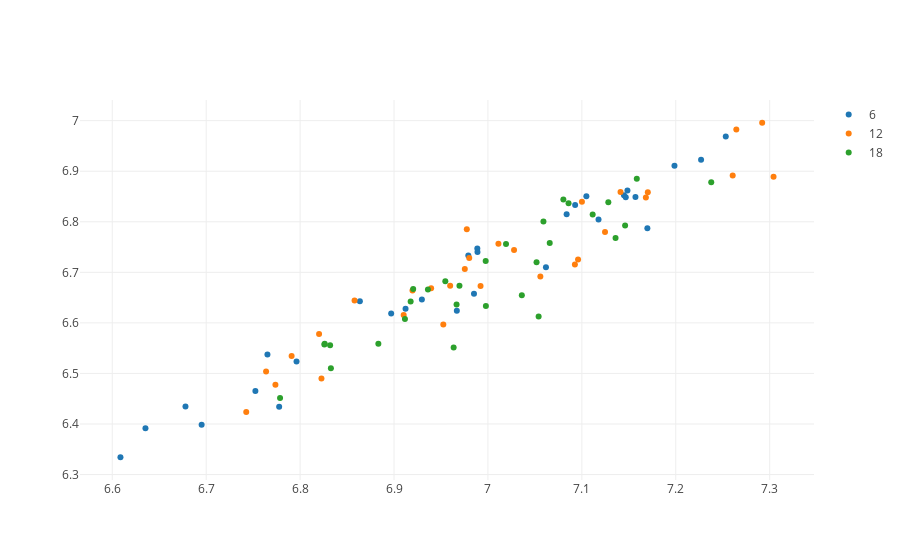

The cell this chart's notebook holds for it:
### Code cell
trace = []
for v in ['6', '12', '18', '24']:

    trace.append(go.Scatter(
        x = b[b['lag']==v]['test'],
        y = b[b['lag']==v]['val'],
        text='F-'+b[b['lag']==v]['full'].astype(str) + 'D-' + b[b['lag']==v]['drop'].astype(str) + '-L' + b[b['lag']==v]['lag'].astype(str)+ '-A' + b[b['lag']==v]['activation'].astype(str), 
        mode = 'markers', name=v
    ))
py.iplot(trace, filename='basic-scatter')

### Figure 1 — Plotly figure (JSON) as saved in the notebook; plotly's stock layout.template omitted (floating-point values rounded to 4 significant figures)
{"data": [{"mode": "markers", "name": "6", "text": ["F-[1024, 512, 256]D-0.2-L6-A['elu', 0.4]", "F-[1024, 512, 256]D-0.3-L6-A['elu', 0.4]", "F-[1024, 512, 256]D-0.4-L6-A['elu', 0.4]", "F-[256, 128, 64]D-0.2-L6-A['elu', 0.4]", "F-[256, 128, 64]D-0.3-L6-A['elu', 0.4]", "F-[256, 128, 64]D-0.4-L6-A['elu', 0.4]", "F-[512, 256, 128]D-0.2-L6-A['elu', 0.4]", "F-[512, 256, 128]D-0.3-L6-A['elu', 0.4]", "F-[512, 256, 128]D-0.4-L6-A['elu', 0.4]", "F-[1024, 512]D-0.2-L6-A['leaky', 0.2]", "F-[1024, 512]D-0.3-L6-A['leaky', 0.2]", "F-[1024, 512]D-0.4-L6-A['leaky', 0.2]", "F-[1024]D-0.2-L6-A['leaky', 0.2]", "F-[1024]D-0.3-L6-A['leaky', 0.2]", "F-[1024]D-0.4-L6-A['leaky', 0.2]", "F-[128]D-0.2-L6-A['leaky', 0.2]", "F-[128]D-0.3-L6-A['leaky', 0.2]", "F-[128]D-0.4-L6-A['leaky', 0.2]", "F-[256]D-0.2-L6-A['leaky', 0.2]", "F-[256]D-0.3-L6-A['leaky', 0.2]", "F-[256]D-0.4-L6-A['leaky', 0.2]", "F-[512, 128]D-0.2-L6-A['leaky', 0.2]", "F-[512, 128]D-0.3-L6-A['leaky', 0.2]", "F-[512, 128]D-0.4-L6-A['leaky', 0.2]", "F-[512, 256]D-0.2-L6-A['leaky', 0.2]", "F-[512, 256]D-0.3-L6-A['leaky', 0.2]", "F-[512, 256]D-0.4-L6-A['leaky', 0.2]", "F-[512]D-0.2-L6-A['leaky', 0.2]", "F-[512]D-0.3-L6-A['leaky', 0.2]", "F-[512]D-0.4-L6-A['leaky', 0.2]"], "type": "scatter", "uid": "479a89c9-fa2b-42d6-82db-021da1dd9ab7", "x": [7.227, 6.979, 6.985, 7.105, 7.118, 6.989, 7.145, 7.157, 7.253, 7.17, 6.912, 7.147, 7.062, 6.796, 6.864, 6.752, 6.609, 6.635, 6.967, 6.765, 6.695, 7.084, 6.897, 6.93, 7.149, 7.199, 7.093, 6.989, 6.778, 6.678], "y": [6.923, 6.733, 6.658, 6.85, 6.805, 6.747, 6.852, 6.849, 6.969, 6.787, 6.628, 6.848, 6.71, 6.524, 6.643, 6.465, 6.334, 6.392, 6.624, 6.537, 6.399, 6.815, 6.619, 6.646, 6.862, 6.911, 6.833, 6.74, 6.434, 6.435]}, {"mode": "markers", "name": "12", "text": ["F-[1024, 512, 256]D-0.2-L12-A['elu', 0.4]", "F-[1024, 512, 256]D-0.3-L12-A['elu', 0.4]", "F-[1024, 512, 256]D-0.4-L12-A['elu', 0.4]", "F-[256, 128, 64]D-0.2-L12-A['elu', 0.4]", "F-[256, 128, 64]D-0.3-L12-A['elu', 0.4]", "F-[256, 128, 64]D-0.4-L12-A['elu', 0.4]", "F-[512, 256, 128]D-0.2-L12-A['elu', 0.4]", "F-[512, 256, 128]D-0.3-L12-A['elu', 0.4]", "F-[512, 256, 128]D-0.4-L12-A['elu', 0.4]", "F-[1024, 512]D-0.2-L12-A['leaky', 0.2]", "F-[1024, 512]D-0.3-L12-A['leaky', 0.2]", "F-[1024, 512]D-0.4-L12-A['leaky', 0.2]", "F-[1024]D-0.2-L12-A['leaky', 0.2]", "F-[1024]D-0.3-L12-A['leaky', 0.2]", "F-[1024]D-0.4-L12-A['leaky', 0.2]", "F-[128]D-0.2-L12-A['leaky', 0.2]", "F-[128]D-0.3-L12-A['leaky', 0.2]", "F-[128]D-0.4-L12-A['leaky', 0.2]", "F-[256]D-0.2-L12-A['leaky', 0.2]", "F-[256]D-0.3-L12-A['leaky', 0.2]", "F-[256]D-0.4-L12-A['leaky', 0.2]", "F-[512, 128]D-0.2-L12-A['leaky', 0.2]", "F-[512, 128]D-0.3-L12-A['leaky', 0.2]", "F-[512, 128]D-0.4-L12-A['leaky', 0.2]", "F-[512, 256]D-0.2-L12-A['leaky', 0.2]", "F-[512, 256]D-0.3-L12-A['leaky', 0.2]", "F-[512, 256]D-0.4-L12-A['leaky', 0.2]", "F-[512]D-0.2-L12-A['leaky', 0.2]", "F-[512]D-0.3-L12-A['leaky', 0.2]", "F-[512]D-0.4-L12-A['leaky', 0.2]"], "type": "scatter", "uid": "7b822f52-81d4-4854-87de-f53a3a05c4f0", "x": [6.96, 7.056, 7.011, 7.125, 7.292, 6.977, 7.168, 6.858, 7.264, 7.096, 7.141, 7.261, 6.992, 6.92, 6.791, 6.91, 6.764, 6.743, 6.82, 6.774, 6.823, 7.1, 6.975, 7.17, 6.939, 7.093, 7.304, 6.98, 7.028, 6.952], "y": [6.674, 6.692, 6.757, 6.78, 6.996, 6.785, 6.848, 6.644, 6.983, 6.725, 6.859, 6.892, 6.673, 6.664, 6.535, 6.616, 6.504, 6.424, 6.578, 6.478, 6.49, 6.84, 6.707, 6.858, 6.669, 6.715, 6.889, 6.728, 6.744, 6.597]}, {"mode": "markers", "name": "18", "text": ["F-[1024, 512, 256]D-0.2-L18-A['elu', 0.4]", "F-[1024, 512, 256]D-0.3-L18-A['elu', 0.4]", "F-[1024, 512, 256]D-0.4-L18-A['elu', 0.4]", "F-[256, 128, 64]D-0.2-L18-A['elu', 0.4]", "F-[256, 128, 64]D-0.3-L18-A['elu', 0.4]", "F-[256, 128, 64]D-0.4-L18-A['elu', 0.4]", "F-[512, 256, 128]D-0.2-L18-A['elu', 0.4]", "F-[512, 256, 128]D-0.3-L18-A['elu', 0.4]", "F-[512, 256, 128]D-0.4-L18-A['elu', 0.4]", "F-[1024, 512]D-0.2-L18-A['leaky', 0.2]", "F-[1024, 512]D-0.3-L18-A['leaky', 0.2]", "F-[1024, 512]D-0.4-L18-A['leaky', 0.2]", "F-[1024]D-0.2-L18-A['leaky', 0.2]", "F-[1024]D-0.3-L18-A['leaky', 0.2]", "F-[1024]D-0.4-L18-A['leaky', 0.2]", "F-[128]D-0.2-L18-A['leaky', 0.2]", "F-[128]D-0.3-L18-A['leaky', 0.2]", "F-[128]D-0.4-L18-A['leaky', 0.2]", "F-[256]D-0.2-L18-A['leaky', 0.2]", "F-[256]D-0.3-L18-A['leaky', 0.2]", "F-[256]D-0.4-L18-A['leaky', 0.2]", "F-[512, 128]D-0.2-L18-A['leaky', 0.2]", "F-[512, 128]D-0.3-L18-A['leaky', 0.2]", "F-[512, 128]D-0.4-L18-A['leaky', 0.2]", "F-[512, 256]D-0.2-L18-A['leaky', 0.2]", "F-[512, 256]D-0.3-L18-A['leaky', 0.2]", "F-[512, 256]D-0.4-L18-A['leaky', 0.2]", "F-[512]D-0.2-L18-A['leaky', 0.2]", "F-[512]D-0.3-L18-A['leaky', 0.2]", "F-[512]D-0.4-L18-A['leaky', 0.2]"], "type": "scatter", "uid": "16824f6a-9e34-41d6-b914-a161a522d482", "x": [6.998, 7.019, 6.955, 7.128, 7.112, 6.912, 7.052, 6.826, 7.136, 6.826, 6.918, 6.832, 6.883, 6.967, 6.998, 6.97, 6.963, 6.833, 6.92, 6.779, 7.054, 7.036, 7.059, 7.159, 7.066, 7.086, 7.08, 7.146, 7.238, 6.936], "y": [6.633, 6.756, 6.682, 6.839, 6.814, 6.608, 6.72, 6.557, 6.768, 6.559, 6.642, 6.556, 6.559, 6.636, 6.722, 6.673, 6.551, 6.51, 6.667, 6.451, 6.613, 6.655, 6.801, 6.885, 6.758, 6.837, 6.844, 6.793, 6.878, 6.666]}, {"mode": "markers", "name": "24", "text": [], "type": "scatter", "uid": "6eb1b461-0661-45cd-ab1d-c68c2abb601b", "x": [], "y": []}], "layout": {}}
